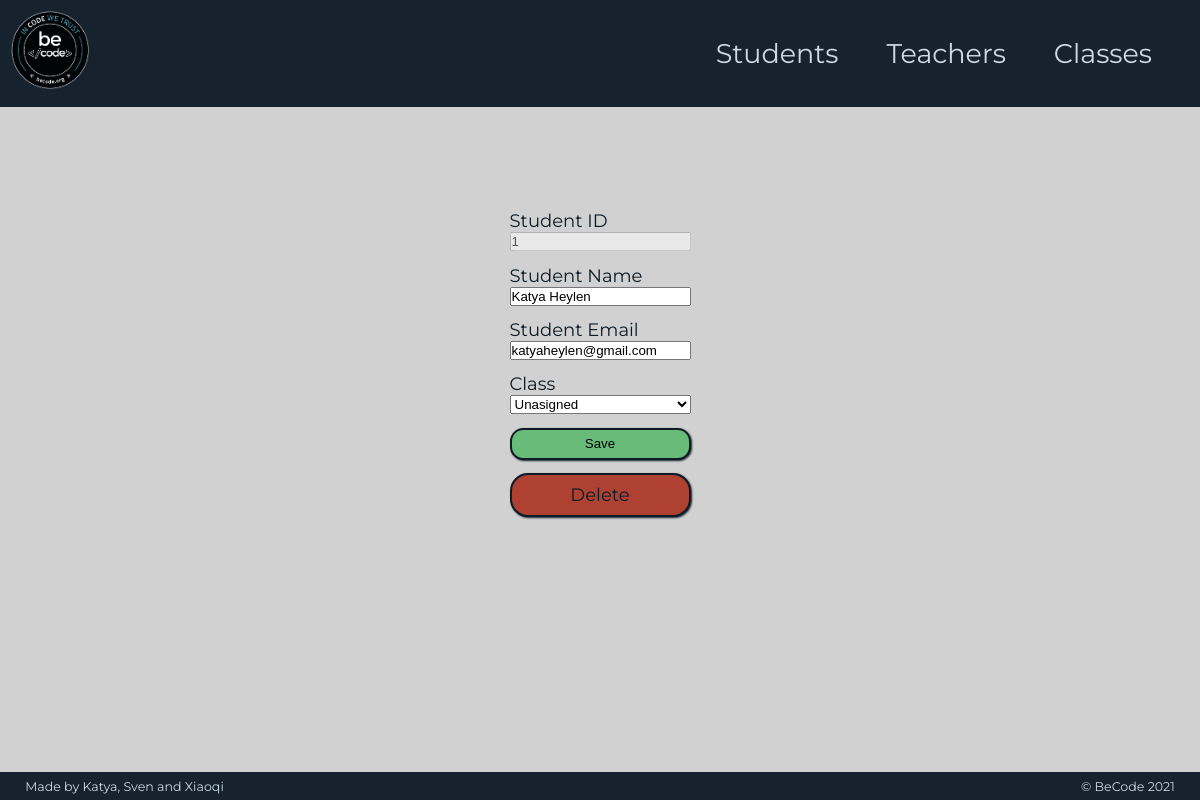
The app's page /index.php?page=editStudent&id=1 with its own data.
### tables this page shows
CREATE TABLE Student (
    ID INT UNSIGNED AUTO_INCREMENT PRIMARY KEY,
    Name varchar(255) NOT NULL,
    Email varchar(255) NOT NULL,
    Class INT UNSIGNED,
    FOREIGN KEY (Class) REFERENCES Class(ID) ON DELETE RESTRICT ON UPDATE CASCADE
);

### Model/connection.php (called while the page is built, shortened)
<?php
class Connection extends PDO
{
    public function __construct(){
        $driverOptions = [
            PDO::MYSQL_ATTR_INIT_COMMAND => "SET NAMES 'utf8'",
            PDO::ATTR_ERRMODE => PDO::ERRMODE_EXCEPTION,
            PDO::ATTR_DEFAULT_FETCH_MODE => PDO::FETCH_ASSOC,
        ];
    }
}

### Model/studentLoader.php (called while the page is built, shortened)
<?php
class StudentLoader
{
    public static function getStudent(PDO $PDO, int $id){
        $handler = $PDO->query('SELECT * FROM student WHERE ID = ' . $id);
        $student = $handler->fetchAll();
        $student[0]["ClassName"] = self::getClassName($PDO, $student[0]["Class"]);
        $student[0]["Teacher"] = self::getTeacherInfo($PDO, $student[0]["Class"]);
        return $student;
    }
    public static function getClassName(PDO $PDO, int $classID)
    {
        $handler = $PDO->query('SELECT Name FROM class WHERE ID = ' . $classID);
        $className= $handler->fetchAll();
        return $className[0]["Name"];
    }
    public static function getTeacherInfo(PDO $PDO, int $classID)
    {
        $handler = $PDO->query('SELECT * FROM teacher WHERE ID = (SELECT Teacher FROM class WHERE ID = ' . $classID . ')');
        return $handler->fetchAll();
    }
}

### Model/classLoader.php (called while the page is built, shortened)
<?php
class ClassLoader
{
    public static function getAllClasses(PDO $PDO): array
    {
        $handler = $PDO->query('SELECT * FROM class');
        $allClasses = $handler->fetchAll();
        $classes = [];
        foreach ($allClasses as $eachClass){
            $eachClass["TeacherName"] = self::getTeacherName($PDO, $eachClass["Teacher"]);
            array_push($classes, $eachClass);
        }
        return $classes;
    }
    public static function getTeacherName(PDO $PDO, int $teacherID)
    {
        $handler = $PDO->query('SELECT Name From Teacher WHERE ID = '. $teacherID);
        $teacherName = $handler->fetchAll();
        return $teacherName[0]["Name"];
    }
}

### View/editStudentView.php (the view)
<?php require 'includes/header.php' ?>
    <section id="students">
        <div id="editStudent">
            <form method="POST" action="index.php?page=studentEdit&id=<?php echo $student[0]["ID"]; ?>">
                <label>Student ID</label>
                <input type="text" name="studentId" value="<?php echo $student[0]["ID"] ?>" disabled>
                <label>Student Name</label>
                <input type="text" name="studentName" value="<?php echo $student[0]["Name"] ?>" placeholder="Enter student's name" required>
                <label>Student Email</label>
                <input type="email" name="studentEmail" value="<?php echo $student[0]["Email"] ?>" placeholder="Enter student's Email" required>
                <label>Class</label>
                <select class="className" name="studentClass">
                    <?php
                    foreach ($classes as $class) {?>
                        <option value="<?php echo $class["ID"]; ?>"><?php echo $class["Name"]; ?></option>
                    <?php } ?>
                </select>
                <input type="submit" class="button-Link addBtn" value="Save"></input>
                <a class="button-Link deleteBtn" href="index.php?page=deleteStudent&id=<?php echo $student[0]["ID"]; ?>">Delete</a>
            </form>
        </div>
    </section>
<?php require 'includes/footer.php' ?>

### Style/style.css (style rules this page uses)
:root { --bg-color-dark: hsl(207,35%,13%); --bg-color-light: hsl(207, 0%, 82%); --text-color-dark: hsl(207, 50%, 10%); --text-color-light: hsl(207, 35%, 85%); --highlight1: hsl(7,55%,44%); --highlight2: hsl(185,38%,57%); --highlight3: hsl(132,38%,57%); }
* { padding: 0; margin: 0; box-sizing: border-box; }
a { color: inherit; text-decoration: none; }
body { background: var(--bg-color-light); color: var(--text-color-dark); font-family: 'Montserrat', sans-serif; font-size: 22px; }
.button-Link { width: 100%; height: 100%; padding: 0.5em 0.75em; text-align: center; border-radius: 1em; border: 2px solid var(--text-color-dark); box-shadow: 1px 1px 2px var(--bg-color-dark); }
.deleteBtn { background: var(--highlight1); }
.addBtn { background: var(--highlight3); margin-top: 1em; }
form { display: flex; flex-direction: column; margin: 1em; }
input { margin-bottom: 1em ; }
@media (max-width: 1400px) { body { font-size: 20px; } }
@media (max-width: 1250px) { body { font-size: 18px; } }

### records on screen
student: studentId "1", studentName "Katya Heylen", studentEmail "katyaheylen@gmail.com"

### other values on screen
form field studentClass "Unasigned"
